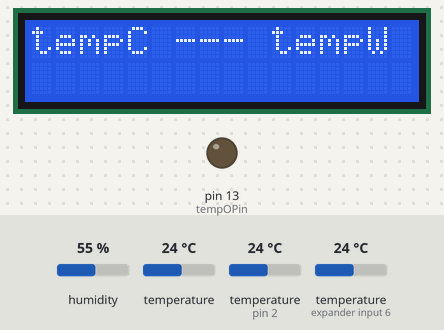
Bench run of a sketch on a simulated Arduino Mega 2560, built with avr-gcc and run on an emulated ATmega2560. Shown: 16×2 character LCD, output pins drawn as LEDs (lit = HIGH). The test bench sets the inputs (shaded band); at power-on: temperature (sensors on pin 2, expander input 6) 24 °C, humidity 55 %, temperature 24 °C. What the sketch prints to the serial monitor is not drawn.

Above: at 1.2 s.
1.3 s: temperature (sensor on pin 2) set to 12 °C
At 2.9 s:
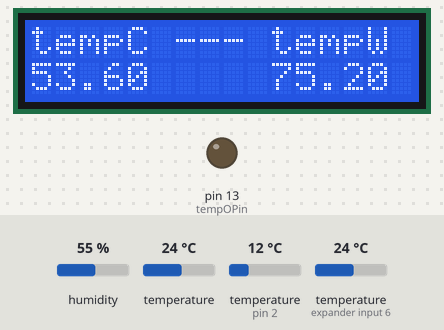
4.0 s: temperature (sensor on expander input 6) set to 12 °C
At 5.4 s:
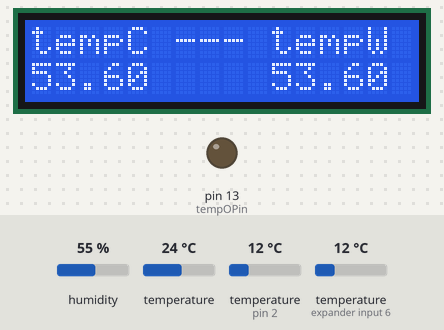
6.6 s: temperature (sensor on pin 2) set to 19 °C
At 9.8 s:
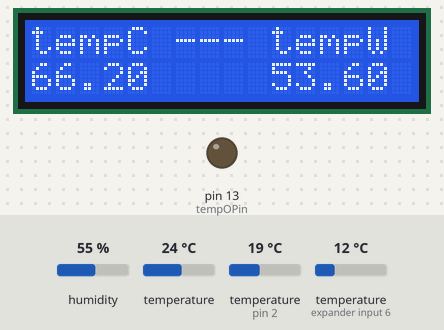
10.3 s: temperature (sensor on expander input 6) set to 19 °C
At 12.3 s:
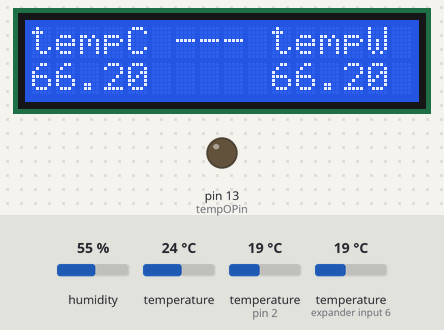
12.9 s: temperature (sensor on pin 2) set to 28 °C
At 15.5 s:
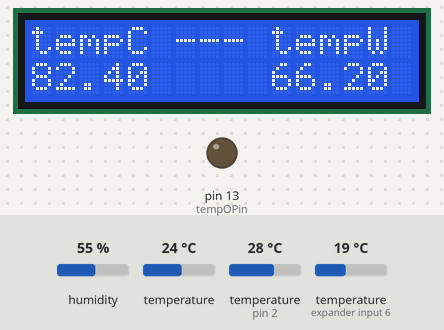
16.6 s: temperature (sensor on expander input 6) set to 28 °C
At 18.0 s:
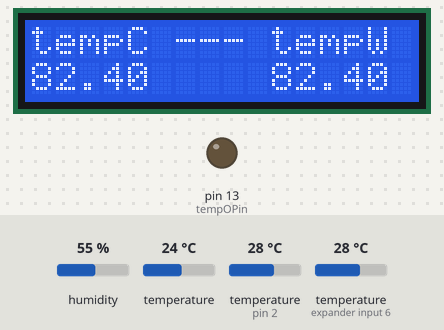
Timing chart, 0 to 19.6 s (numbered marks = the images above; inputs shaded):
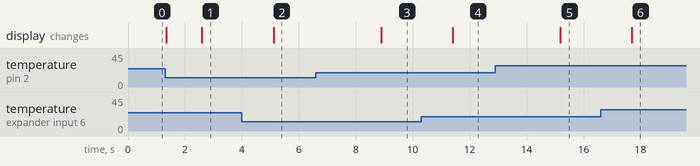

The sketch:

Rhizo.ino
```cpp
#include <OneWire.h>
#include <Wire.h>
#include "HTU21D.h"
#include <DallasTemperature.h>
#include <LiquidCrystal.h>

//.........................................................constants


int t1 = 0;  //---Time = 0
String command = "";
boolean canLoop = false;
HTU21D myHumidity;  //---Humidity object


int tempPotPin = 0;
int tempOPin = 13;


//------------------------------------Setting up the two temp sensors--------------------------------


#define ONE_WIRE_BUS 2
OneWire oneWire(ONE_WIRE_BUS);
DallasTemperature sensors(&oneWire);

DeviceAddress waterTemp = { 0x28, 0x1E, 0x52, 0x65, 0x05, 0x00, 0x00, 0x64 };
DeviceAddress cubeTemp = { 0x28, 0x47, 0x6F, 0x4D, 0x05, 0x00, 0x00, 0xD8 };


// .....................................................LCD display

LiquidCrystal monitor(30, 31, 32, 33, 34, 35);


//////////////////////////////    ............................setup


void setup(void) {

  Serial.begin(9600);
  sensors.begin();
  sensors.setResolution(waterTemp, 10);
  sensors.setResolution(cubeTemp, 10);

  pinMode(tempOPin, OUTPUT);

  myHumidity.begin();

  //....for the LCD
  monitor.begin(16, 2);
  monitor.print("tempC --- tempW");

  //Serial.println("time - tempW - tempC - tempH - humidity");


}
/*
void printTemperature(DeviceAddress deviceAddress) {

  float tempC = sensors.getTempC(deviceAddress);
  if (tempC == -127.00) {
    Serial.print("Error getting Temp");
  }
  else {
    return tempC
    //Serial.print(tempC);
    //Serial.print(" , ");
    //Serial.print(DallasTemperature::toFahrenheit(tempC));
  }
}
*/
////////////////////////////// ................................loop


void loop() {


  monitor.setCursor(0, 1);
  sensors.requestTemperatures();

  //---Water Heater


  //---from humidity sensor

  float tempWater = sensors.getTempF(waterTemp);
  float tempCube = sensors.getTempF(cubeTemp);

  float humd = myHumidity.readHumidity();
  float tempH = (myHumidity.readTemperature()) * 1.8 + 32.0;


  //time

  //Serial.print(millis() / 1000);
  //Serial.print("   -   ");


  //Water TempC
  Serial.print(tempWater);
  //printTemperature(waterTemp);
  Serial.print("   -   ");


  //---cube temp

  Serial.print(tempCube);
  //printTemperature(cubeTemp);
  Serial.print("   -   ");


  //---tempC from humidity sensor
  Serial.print(tempH, 1);
  Serial.print("\n");

  delay(1000);
  monitor.print(tempWater);
  monitor.print("     ");
  monitor.print(tempCube);
}
```

Measured:
- after the input at 1.3 s, the display: first differs from a run without the input after 1.3 s (image 1)
- after the input at 4.0 s, the display: changes after 1.1 s (image 2)
- after the input at 6.6 s, the display: changes after 2.3 s (image 3)
- after the input at 10.3 s, the display: changes after 1.1 s (image 4)
- after the input at 12.9 s, the display: changes after 2.3 s (image 5)
- after the input at 16.6 s, the display: changes after 1.1 s (image 6)
